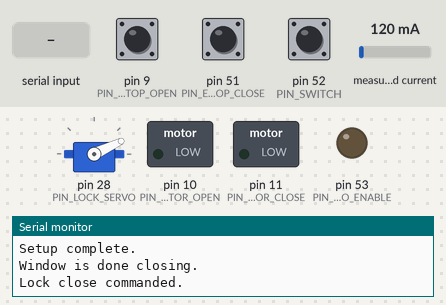
This sketch was run on a simulated Arduino Mega 2560, built with avr-gcc and run on an emulated ATmega2560. On the bench: servo, switched loads named in the sketch (green lamp = pin HIGH), output pins drawn as LEDs (lit = HIGH), the last lines printed to the serial monitor. The test bench sets the inputs (shaded band); at power-on: pin 52 (PIN_SWITCH) HIGH, pin 9 (PIN_ENDSTOP_OPEN) HIGH, pin 51 (PIN_ENDSTOP_CLOSE) LOW, measured current 120 mA.

Above: at 1.2 s.
1.3 s: pin 52 (PIN_SWITCH) pulled LOW for 1 s
At 3.2 s:
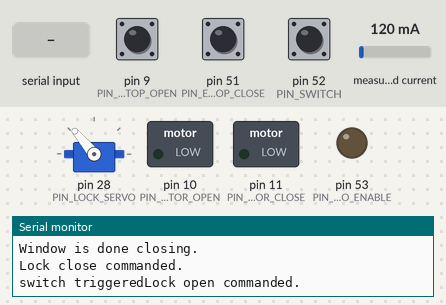
5.3 s: pin 9 (PIN_ENDSTOP_OPEN) pulled LOW for 0.15 s
At 5.7 s:
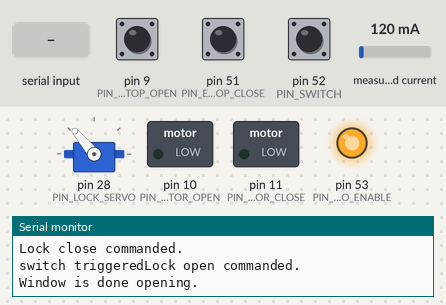
8.4 s: pin 51 (PIN_ENDSTOP_CLOSE) pulled HIGH for 1 s
At 9.37 s:
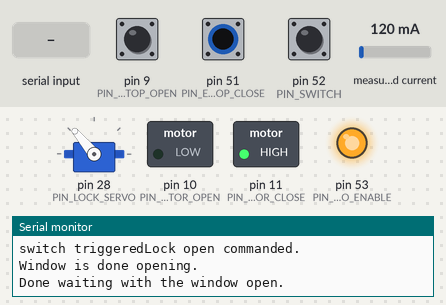
10.9 s: "1" received over the second serial link
12.9 s: pin 52 (PIN_SWITCH) pulled LOW for 0.15 s
At 15.7 s:
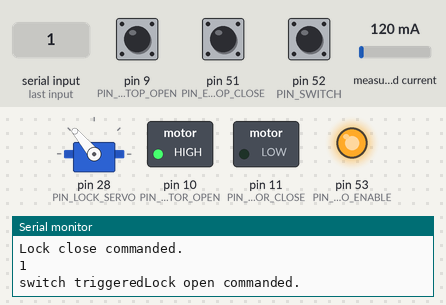
16.0 s: pin 9 (PIN_ENDSTOP_OPEN) pulled LOW for 1 s
At 22.6 s:
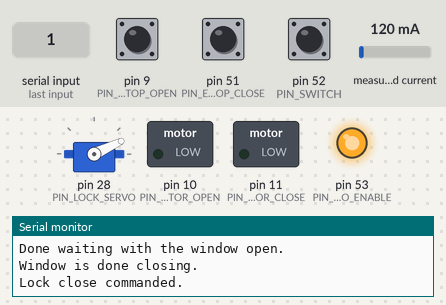
Timing chart, 0 to 23.6 s (numbered marks = the images above; inputs shaded):
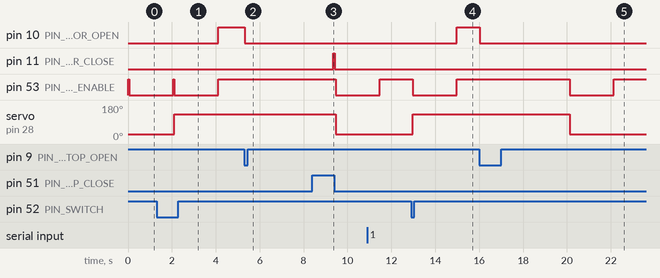

The sketch:

window_opener.ino
```cpp
#include <Servo.h>
#include <Adafruit_INA260.h>

#define RFID Serial1

Adafruit_INA260 ina260 = Adafruit_INA260();
const double CURRENT_LIMIT = 320.;

// Authorized list of RFIDs.
const int NUM_CATS = 2;
const int NUM_DOGS = 2;
const int MAX_ID_LEN = 20;
const char catAuthID[NUM_CATS][MAX_ID_LEN] = {"F98200041199001878", // Tonks.
                                           "985141002571129"};
const char dogAuthID[NUM_DOGS][MAX_ID_LEN] = {"F9000202060000037A", // Test tag.
                                           "todoPIPER"};

// Driving pins to motor hbridge.
const int PIN_MOTOR_CLOSE = 11;
const int PIN_MOTOR_OPEN = 10;

// Endstop pins.
const int PIN_ENDSTOP_CLOSE = 51;
const int PIN_ENDSTOP_OPEN = 9;

// Window lock servo pin.
const int PIN_SERVO_ENABLE = 53; // NOTE: enabled when sent a LOW logic level.
const int PIN_LOCK_SERVO = 28;

// Momentary switch to open the window without a tag read.
const int PIN_SWITCH = 52;

Servo lock_servo;
const int LOCK_CLOSE_VAL = 25; // Servo pwms for min and max range of the servo.
const int LOCK_OPEN_VAL = 130;
const int LOCK_DURATION = 2000; // Milliseconds for the lock to complete opening or closing.

const int LOOP_DELAY = 50; // Too shaort and entire messages might not come in in time between loops. One downside of polling everything.

const bool debug = true;

enum State {
    IDLE_CLOSED,
    UNLOCKING,
    LOCKING,
    OPENING,
    WAITING_OPEN,
    CLOSING,
};

// Start in closing mode, so if power is lost, the window can't get stuck open.
State currentState = CLOSING;

unsigned long lastEventStartTime;
const int stayOpenDuration = 4000; // Milliseconds.
const int catWindowTime = 8000;
const int dogWindowTime = 28000;
const int maxClosingTime = 45000;
int windowMovementTimeout = dogWindowTime;

void setup() {

    // initialize both serial ports:
    if (debug) Serial.begin(9600); // Default serial is for communicating with the computer for debugging. Should eventually be eliminated.

    RFID.begin(9600); // Serial 1 is for communication with the RFID board. Information only flows in from it.
    lock_servo.attach(PIN_LOCK_SERVO);
    lock_servo.write(LOCK_CLOSE_VAL);

    pinMode(PIN_MOTOR_CLOSE, OUTPUT);
    pinMode(PIN_MOTOR_OPEN, OUTPUT);
    pinMode(PIN_SERVO_ENABLE, OUTPUT);
    pinMode(PIN_ENDSTOP_CLOSE, INPUT);
    pinMode(PIN_ENDSTOP_OPEN, INPUT);
    pinMode(PIN_SWITCH, INPUT);

    digitalWrite(PIN_SERVO_ENABLE, HIGH);

    if (!ina260.begin()) {
      if (debug) Serial.println("Couldn't find INA260 chip");
    } else {
      if (debug) Serial.println("Found INA260 current sensor.");
    }

    lastEventStartTime = millis();
    if (debug) Serial.println("Setup complete.");
}

// Read from the serial buffer and check for a valid RFID tag. Returns the index of the tag id or -1 if the not authenticated.
int authenticateRFID() {

    if (RFID.available()) {
      char id[64];
      char byteRead;

      int availableBytes = RFID.available();
      for (int i = 0; i < availableBytes; i++) {
         id[i] = RFID.read();
         id[i+1] = '\0'; // Append a null
      }

        if (debug) Serial.println(id);
        for (int i = 0; i < NUM_CATS; i++) {
            if (strstr(id, catAuthID[i])) {
                if (debug) {
                    Serial.print(catAuthID[i]);
                    Serial.println(" identified!");
                }
                windowMovementTimeout = catWindowTime;
                return i;
            }
        }

        for (int i = 0; i < NUM_DOGS; i++) {
            if (strstr(id, dogAuthID[i])) {
                if (debug) {
                    Serial.print(dogAuthID[i]);
                    Serial.println(" identified!");
                }
                windowMovementTimeout = dogWindowTime;
                return i;
            }
        }
    }else {
      if (digitalRead(PIN_SWITCH) == LOW) { // Basically treat the switch as another tag.
        if (debug) {
          Serial.print("switch triggered");
        }
        windowMovementTimeout = dogWindowTime;
        return 999;
      }
    }
    return -1;
}

// Use the lock servo to unlock the window.
void openLock() {
    if (debug) Serial.println("Lock open commanded.");
    digitalWrite(PIN_SERVO_ENABLE, LOW); // Turn the servo on and off on each use to prevent humming and power use when not in use.
    lock_servo.write(LOCK_OPEN_VAL);
    delay(LOCK_DURATION);
    digitalWrite(PIN_SERVO_ENABLE, HIGH);
}

// Use the lock servo to lock the window.
void closeLock() {
    if (debug) Serial.println("Lock close commanded.");
    digitalWrite(PIN_SERVO_ENABLE, LOW); // Turn the servo on and off on each use to prevent humming and power use when not in use.
    lock_servo.write(LOCK_CLOSE_VAL);
    delay(LOCK_DURATION);
    digitalWrite(PIN_SERVO_ENABLE, HIGH);
}

void loop() {
    switch(currentState) {
        case IDLE_CLOSED:
            // Be constantly checking the serial buffer for new RFID tag reads.
            // Unlock the window when a correct match occurs.
            if (authenticateRFID() >= 0) {
                currentState = UNLOCKING;
            }
            delay(LOOP_DELAY);
            break;

        case UNLOCKING:
            // Unlock the window, and transition to opening the window.
            openLock();
            lastEventStartTime = millis();
            currentState = OPENING;
            break;

        case LOCKING:
            // Lock the window, and go to idle.
            closeLock();
            currentState = IDLE_CLOSED;
            break;

        case OPENING:
            // Start opening the window. Keep going until a time threshold or the endstop is hit. TODO: different durations for differently sized animals.
            digitalWrite(PIN_MOTOR_CLOSE, LOW);
            digitalWrite(PIN_MOTOR_OPEN, HIGH);

            // Stop opening when the endstop is triggered or too much time elapses.
            if (digitalRead(PIN_ENDSTOP_OPEN) == LOW || (millis() - lastEventStartTime > windowMovementTimeout)) {
                if (debug) Serial.println("Window is done opening.");

                digitalWrite(PIN_MOTOR_OPEN, LOW);
                currentState = WAITING_OPEN;
                lastEventStartTime = millis();
            }
            delay(LOOP_DELAY);
            break;

        case WAITING_OPEN:
            // Wait for awhile with the window open to give time for the slowpokes to make up their minds. If a news
            // valid authentication occurs, reset the duration counter.
            if (authenticateRFID() >= 0) {
                if (debug) Serial.println("Tag detected during window open time. Resetting the wait timer.");
                lastEventStartTime = millis();
            } else if (millis() - lastEventStartTime > stayOpenDuration) { // Time limit met for closing to occur.
                if (debug) Serial.println("Done waiting with the window open.");
                currentState = CLOSING;
                lastEventStartTime = millis();
            }
            delay(LOOP_DELAY);
            break;

        case CLOSING:
            digitalWrite(PIN_MOTOR_OPEN, LOW);
            digitalWrite(PIN_MOTOR_CLOSE, HIGH);

            // Stop opening when the endstop is triggered or too much time elapses. If a tag gets authenticated during
            // this time. Reopen the window for the duration we had been closing it (or until endstop).
            if (authenticateRFID() >= 0 || (ina260.readCurrent() > CURRENT_LIMIT && (millis() - lastEventStartTime) > 1000)) {
                if (debug) Serial.println("Tag authenticated during window closing. Reopening.");
                unsigned long timeToReopen = millis() - lastEventStartTime; // How much time have we been closing the window so far?
                lastEventStartTime = millis() - (windowMovementTimeout - timeToReopen); // Cheat the timeout. Set the current time to be in the future so the timeout triggers after the amount of time we had been closing the window elapses.
                currentState = OPENING;
            } else if (digitalRead(PIN_ENDSTOP_CLOSE) == LOW || (millis() - lastEventStartTime > maxClosingTime)) {
                if (debug) Serial.println("Window is done closing.");

                digitalWrite(PIN_MOTOR_CLOSE, LOW);
                currentState = LOCKING;
            }
            delay(LOOP_DELAY);
            break;
        default:
            if (debug) Serial.println("Unknown  Major bug.");
    }
}
```

Measured:
- after the input at 1.3 s, pin 10 (PIN_MOTOR_OPEN): LOW → HIGH after 2.8 s; servo on pin 28 (PIN_LOCK_SERVO): 25° → 130° after 0.81 s
- after the input at 5.3 s, pin 10 (PIN_MOTOR_OPEN): HIGH → LOW at once
- after the input at 8.4 s, pin 11 (PIN_MOTOR_CLOSE): LOW → HIGH after 0.96 s, → LOW 0.05 s later
- after the input at 12.9 s, pin 10 (PIN_MOTOR_OPEN): LOW → HIGH after 2.1 s; pin 53 (PIN_SERVO_ENABLE): HIGH → LOW after 0.07 s, → HIGH 2.0 s later; servo on pin 28 (PIN_LOCK_SERVO): 25° → 130° after 0.07 s
- after the input at 16.0 s, pin 10 (PIN_MOTOR_OPEN): HIGH → LOW at once; pin 53 (PIN_SERVO_ENABLE): HIGH → LOW after 4.1 s, → HIGH 2.0 s later; servo on pin 28 (PIN_LOCK_SERVO): 130° → 25° after 4.1 s
